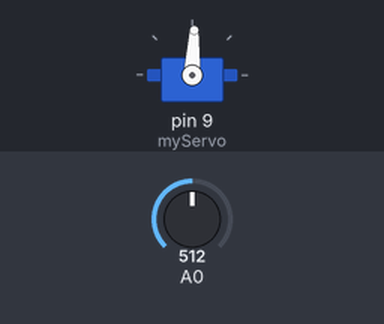
A sketch run on a simulated Arduino Uno, built with avr-gcc and run on an emulated ATmega328P. Shown: servo. The test bench sets the inputs (shaded band); at power-on: A0 = 512. What the sketch prints to the serial monitor is not drawn.

Above: at 1.2 s.
1.3 s: A0 set to 306
4.3 s: A0 set to 290
At 5.3 s:
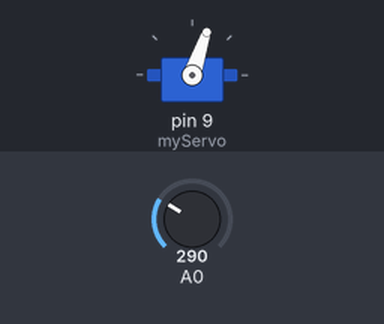
Timing chart, 0 to 7.3 s (numbered marks = the images above; inputs shaded):
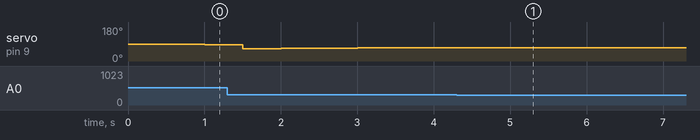

Measured:
- the behaviour switches between 306 and 305 on A0 (found by bisection; images 0 and 1)
- after the input at 4.3 s, servo on pin 9 (myServo): stays 71° (without the input it goes to 72° after 0.21 s)

The sketch:

Jorge_proyect.ino
```cpp
#include <Servo.h>
Servo myServo;
int angle = 90;
int maxLux =0;

void setup() {
  myServo.attach(9);
  Serial.begin(9600);
  // myServo.write(90);
}

void loop(){
 int lux = analogRead(A0);
 Serial.println(lux);
 findMax();
 //Serial.println(angle);
 delay(10000);

}

void toOrigin(){
  for(int i = angle; i=90;i+=1){
    myServo.write(i);
    delay(500);
  }

}

void moveUp(){
 if(angle>65){
   angle-=1;
   myServo.write(angle);
   delay(500);
 }
}


void moveDown(){
 if(angle<=90){
   angle+=1;
   myServo.write(angle);
   delay(500);
 }
}

void findMax(){
 int lux = analogRead(A0);
 maxLux = lux;
 while((lux>=maxLux)&&(angle>65)){
  moveUp();
  Serial.println(angle);
  Serial.println(lux);
  Serial.print(maxLux);
  lux = analogRead(A0);
 }
 maxLux =analogRead(A0);
 if(angle =65){
   while((lux>=maxLux)&&(angle<90)){
    moveDown();
    Serial.println(angle);
    Serial.println(lux);
    lux = analogRead(A0);
   }
 }

}
```
